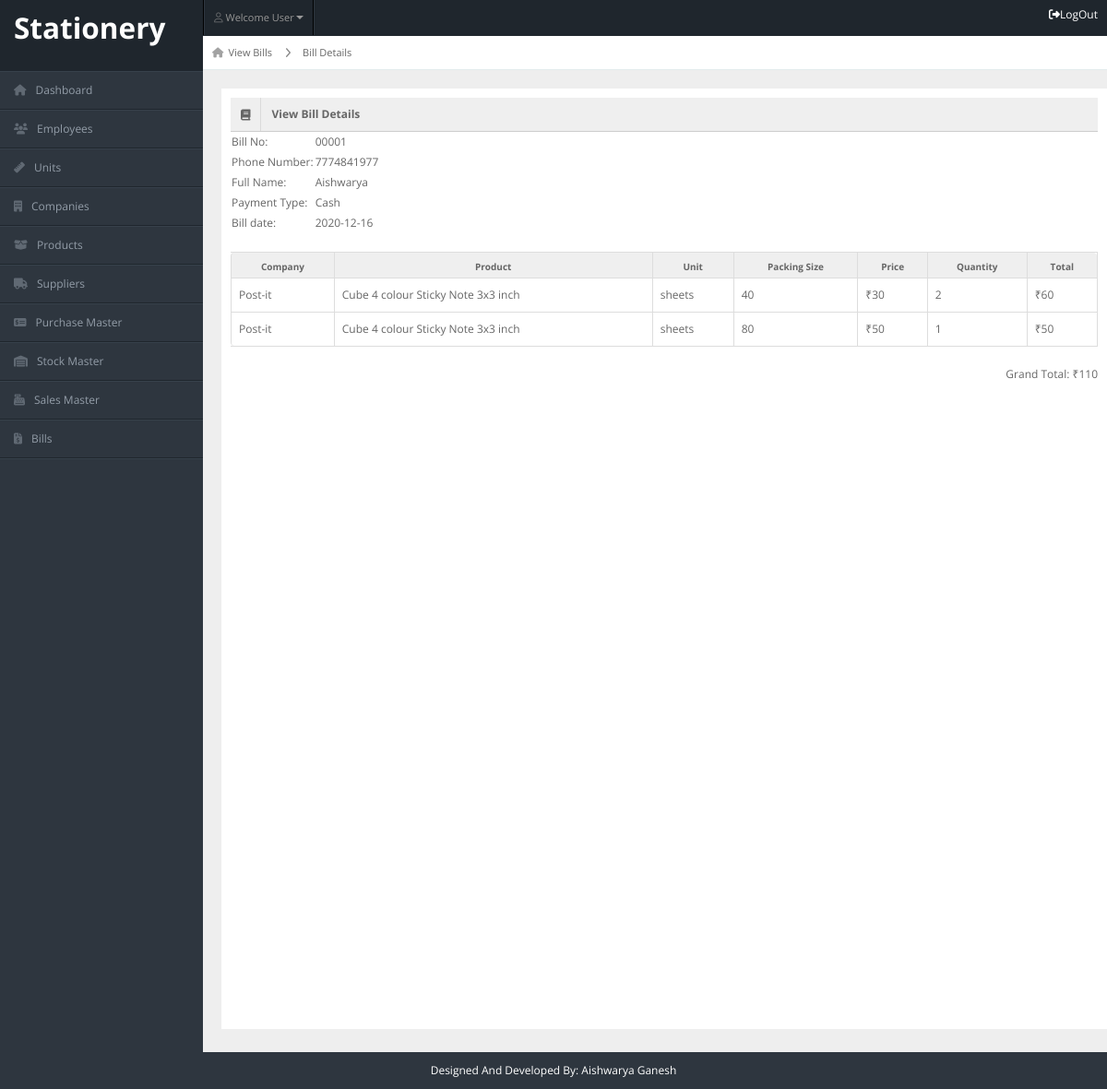
Screenshot of /Stationery_IMS/admin/view_bill_details.php?id=1 with the database file from the repository.
### tables this page shows
CREATE TABLE `billing_header` (
  `id` int(5) NOT NULL,
  `phno` varchar(15) NOT NULL,
  `payment_method` varchar(50) NOT NULL,
  `date` date NOT NULL,
  `bill_no` varchar(10) NOT NULL
);

CREATE TABLE `customers` (
  `phno` varchar(15) NOT NULL,
  `full_name` varchar(100) NOT NULL
);

CREATE TABLE `billing_details` (
  `id` int(5) NOT NULL,
  `bill_id` varchar(50) NOT NULL,
  `prod_company` varchar(50) NOT NULL,
  `prod_name` varchar(50) NOT NULL,
  `prod_unit` varchar(20) NOT NULL,
  `prod_packsize` varchar(30) NOT NULL,
  `price` decimal(10,0) NOT NULL,
  `qty` int(10) NOT NULL
);

### Stationery_IMS/admin/view_bill_details.php (the view)
<?php
include "header.php";
include "../employee/connection.php";
$id = $_GET["id"];
$phno="";
$full_name="";
$payment_type="";
$bill_date="";
$bill_no="";
$res = mysqli_query($link,"select * from billing_header where id = $id");
while($row=mysqli_fetch_array($res))
{
  $phno=$row["phno"];
  $res2 = mysqli_query($link,"select * from customers where phno = $phno");
  while($row2=mysqli_fetch_array($res2))
  {
    $full_name= $row2["full_name"];
  }
  $payment_type=$row["payment_method"];
  $bill_date=$row["date"];
  $bill_no=$row["bill_no"];
}
 ?>
<div id="content">
    <div id="content-header">
        <div id="breadcrumb">
          <a href="view_bills.php" title="View All Bills" class="tip-bottom"><i class="fas fa-home"></i>View Bills</a>
          <a href="#" title="Current page" class="tip-bottom"></i>Bill Details</a></div>
    </div>
    <div class="container-fluid">
        <div class="row-fluid" style="background-color: white; min-height: 1000px; padding:10px;">
          <div class="widget-title"> <span class="icon"><i class="fas fa-book"></i></span>
            <h5>View Bill Details</h5>
          </div>
            <table>
              <tr>
                <td>Bill No: </td>
                <td><?php echo $bill_no;?></td>
              </tr>
              <tr>
                <td>Phone Number: </td>
                <td><?php echo $phno; ?></td>
              </tr>
              <tr>
                <td>Full Name: </td>
                <td><?php echo $full_name; ?></td>
              </tr>
              <tr>
                <td>Payment Type: </td>
                <td><?php echo $payment_type;?></td>
              </tr>
              <tr>
                <td>Bill date: </td>
                <td><?php echo $bill_date;?></td>
              </tr>
            </table>
            <br>
            <table class="table table-bordered">
              <tr>
                <th>Company</th>
                <th>Product</th>
                <th>Unit</th>
                <th>Packing Size</th>
                <th>Price</th>
                <th>Quantity</th>
                <th>Total</th>
              </tr>
              <?php
              $res=mysqli_query($link,"select * from billing_details where bill_id = $id");
              while($row=mysqli_fetch_array($res))
              {
                echo "<tr>";
                echo "<td>"; echo $row["prod_company"]; echo "</td>";
                echo "<td>"; echo $row["prod_name"]; echo "</td>";
                echo "<td>"; echo $row["prod_unit"]; echo "</td>";
                echo "<td>"; echo $row["prod_packsize"]; echo "</td>";
                echo "<td>"; echo "₹".$row["price"]; echo "</td>";
                echo "<td>"; echo $row["qty"]; echo "</td>";
                echo "<td>";  echo "₹".($row["price"])*($row["qty"]); echo "</td>";
                echo "</tr>";
                $total = $total+($row["price"])*($row["qty"]);
              }
               ?>
            </table>
            <div align="right" font-weight: "bold">
                Grand Total: <?php echo "₹".$total; ?>
            </div>
        </div>
    </div>
</div>
<?php
include "footer.php";
 ?>

### Stationery_IMS/admin/css/matrix-style.css (style rules this page uses)
* { outline:none !important; -moz-outline: none !important; }
html, body { height:100% }
body { overflow-x: hidden; margin-top: -10px; font-family: 'Open Sans', sans-serif; font-size:12px; color:#666; }
a { color:#666; }
select, textarea, input[type="text"], input[type="password"], input[type="datetime"], input[type="datetime-local"], input[type="date"], input[type="month"], input[type="time"], input[type="week"], input[type="number"], input[type="email"], input[type="url"], input[type="search"], input[type="tel"], input[type="color"], .uneditable-input, .label, .dropdown-menu, .btn, .well, .progress, .table-bordered, .btn-group > .btn:first-child, .btn-group > .btn:last-child, .btn-group > .btn:last-child, .btn-group > .dropdown-toggle, .alert { border-radius:0px; }
#content { background: none repeat scroll 0 0 #eeeeee; margin-left: 220px; margin-right: 0; padding-bottom: 25px; position: relative; min-height:100%; width: auto; }
#content-header { position: abslute; width: 100%; margin-top: -38px; z-index: 20; }
.container-fluid .row-fluid:first-child { margin-top: 20px; }
#breadcrumb { background-color: #fff; border-bottom: 1px solid #e3ebed; }
#breadcrumb a { padding: 8px 20px 8px 10px; display: inline-block; background-image: url('../img/breadcrumb.png'); background-position: center right; background-repeat: no-repeat; font-size: 11px; color: #666666; }
#breadcrumb a:last-child { background-image:none; }
#breadcrumb a i { margin-right: 5px; opacity: .6; }
.stat-boxes .peity_bar_good, .stat-boxes .peity_line_good, { color: #459D1C; }
.widget-title, .modal-header, .table th, div.dataTables_wrapper .ui-widget-header { background:#efefef; border-bottom: 1px solid #CDCDCD; height: 36px; }
.widget-title span.icon { padding: 9px 10px 7px 11px; float: left; border-right:1px solid #dadada; }
.widget-title h5 { color: #666; float: left; font-size: 12px; font-weight: bold; padding: 12px; line-height: 12px; margin: 0; }
.table th { height: auto; font-size: 10px; padding: 5px 10px 2px; border-bottom: 0; text-align: center; color: #666666; }

### Stationery_IMS/admin/css/matrix-media.css (style rules this page uses)
body { background:#2E363F; }

### rows the page displays
billing_header: bill_no "00001", phno "7774841977", payment_method "Cash", date "2020-12-16"
customers: full_name "Aishwarya"
billing_details: prod_company "Post-it", prod_name "Cube 4 colour Sticky Note 3x3 inch", prod_unit "sheets", prod_packsize "40", price "30", qty "2", ($row["price"])*($row["qty"]) "60"
billing_details: prod_company "Post-it", prod_name "Cube 4 colour Sticky Note 3x3 inch", prod_unit "sheets", prod_packsize "80", price "50", qty "1", ($row['price'])*($row['qty']) "50"

### other values shown
$total "110"
